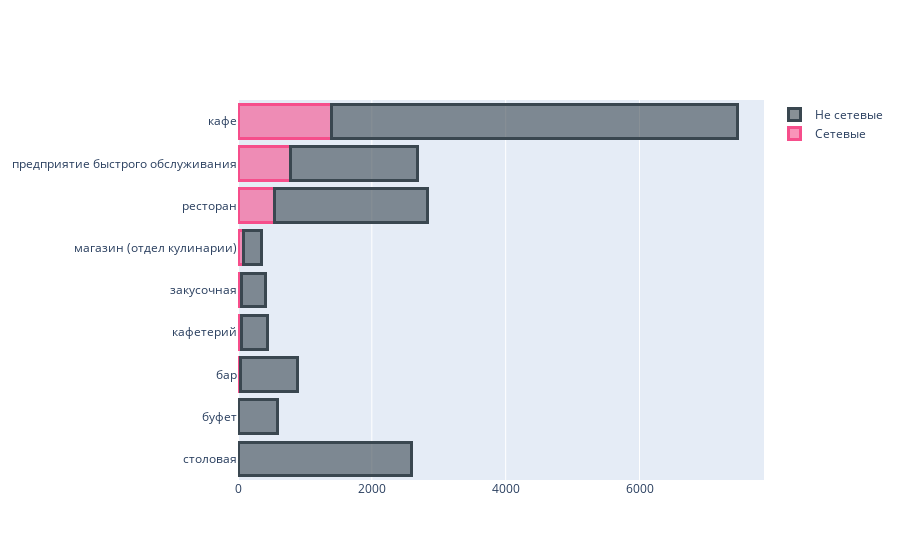

The notebook cell saved with this chart:
### Code cell
fig = go.Figure()
fig.add_trace(go.Bar(
    y=chain_object_type['object_type'],
    x=chain_object_type['id'],
    name='Сетевые',
    orientation='h',
    marker=dict(
        color='rgba(246, 78, 139, 0.6)',
        line=dict(color='rgba(246, 78, 139, 1.0)', width=3)
    )
))
fig.add_trace(go.Bar(
    y=object_type['object_type'],
    x=object_type['id'],
    name='Не сетевые',
    orientation='h',
    marker=dict(
        color='rgba(58, 71, 80, 0.6)',
        line=dict(color='rgba(58, 71, 80, 1.0)', width=3)
    )
))

fig.update_layout(barmode='stack')
fig.show()

### Figure 1 — Plotly figure (JSON) as saved in the notebook; plotly's stock layout.template omitted (floating-point values rounded to 4 significant figures)
{"data": [{"marker": {"color": "rgba(246, 78, 139, 0.6)", "line": {"color": "rgba(246, 78, 139, 1.0)", "width": 3}}, "name": "Сетевые", "orientation": "h", "type": "bar", "x": [3, 11, 37, 52, 56, 78, 543, 788, 1396], "y": ["столовая", "буфет", "бар", "кафетерий", "закусочная", "магазин (отдел кулинарии)", "ресторан", "предприятие быстрого обслуживания", "кафе"]}, {"marker": {"color": "rgba(58, 71, 80, 0.6)", "line": {"color": "rgba(58, 71, 80, 1.0)", "width": 3}}, "name": "Не сетевые", "orientation": "h", "type": "bar", "x": [273, 348, 395, 576, 855, 1897, 2282, 2584, 6071], "y": ["магазин (отдел кулинарии)", "закусочная", "кафетерий", "буфет", "бар", "предприятие быстрого обслуживания", "ресторан", "столовая", "кафе"]}], "layout": {"barmode": "stack"}}
